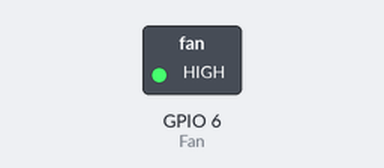
Bench run of a program on a simulated Raspberry Pi (BCM pin numbers). On the bench: switched loads named in the program (green lamp = pin HIGH). Parts the program declares active-low are drawn by pin level, so they are really on while drawn off. At 0.0 s the program stops and its outputs stay as they are.

Above: at 0.1 s.
Timing chart, 0 to 1.5 s (numbered marks = the images above):
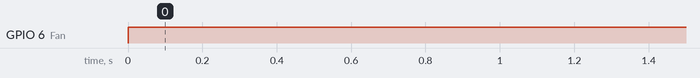

The program:

Fan.py
```python
from gpiozero import OutputDevice
from gpiozero.pins.pigpio import PiGPIOFactory
from time import sleep


pin_factory = PiGPIOFactory(host="192.168.0.120")
Fan = OutputDevice(6, active_high=False, pin_factory=pin_factory)
```

Measured:
- by itself, GPIO 6 (Fan): LOW → HIGH at 0.00 s
